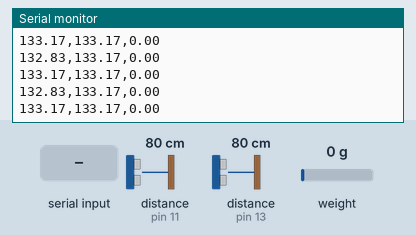
A sketch run on a simulated Arduino Uno, built with avr-gcc and run on an emulated ATmega328P. On the bench: the last lines printed to the serial monitor. Wiring (inferred from the names in the program): 2 × ultrasonic range finder: trigger pin 10, echo pin 11 / trigger pin 12, echo pin 13. Inputs (shaded band) come from the test bench; at power-on: distance to the obstacle (sensors on pin 11, pin 13) 80 cm, weight on the scale 0 g. The echo pulse lasts 58.3 µs per cm.

Above: at 2.4 s.
2.5 s: distance to the obstacle (sensor on pin 11) set to 120 cm
At 2.76 s:
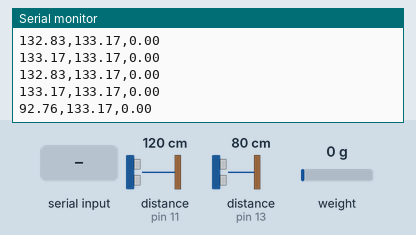
5.5 s: distance to the obstacle (sensor on pin 11) set to 4 cm
At 5.61 s:
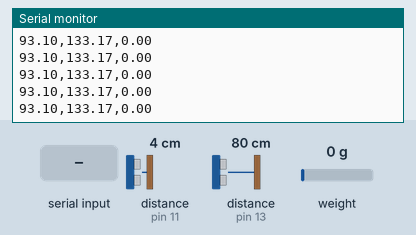
8.5 s: distance to the obstacle (sensor on pin 13) set to 2 cm
At 8.5 s:
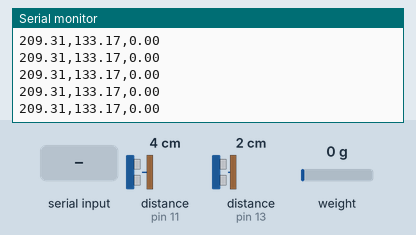
10.0 s: weight on the scale set to 100 g
At 10.04 s:
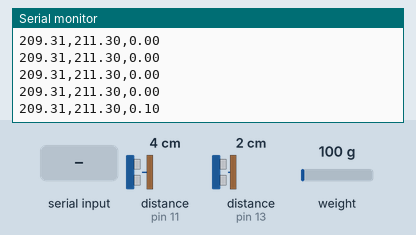
11.5 s: "t" received over Serial
At 12.68 s:
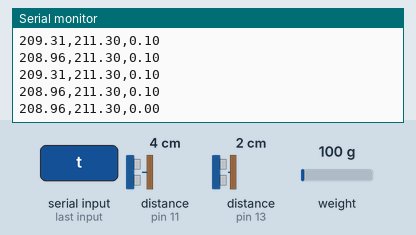
13.0 s: distance to the obstacle (sensor on pin 13) set to 4 cm
At 13.09 s:
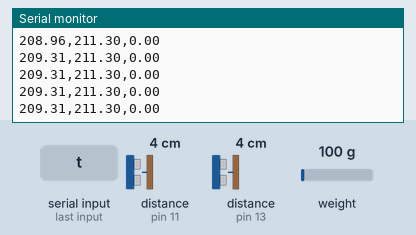
Timing chart, 0 to 15.5 s (numbered marks = the images above; inputs shaded):
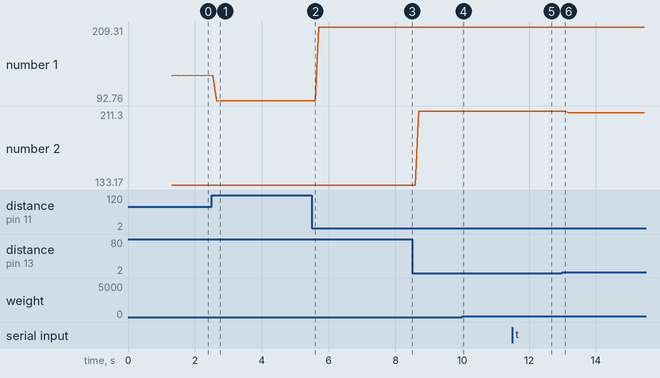

Measured:
- after the input at 2.5 s, the serial monitor: prints a new line after 0.15 s (image 1)
- after the input at 10.0 s, the serial monitor: prints a new line at once (image 4)
- after the input at 11.5 s, the serial monitor: prints a new line after 1.2 s (image 5)
- plotted number 1: 132.83 → 93.1 after the input at 2.5 s, 93.1 → 209.31 after the input at 5.5 s
- plotted number 2: 133.17 → 211.3 after the input at 8.5 s

The sketch:

kiosk_height_weight_usb_bluetooth.ino
```cpp
#include <HX711.h>
const int out = 2;
const int clck = 3;
const int trigPin = 10; const int echoPin = 11; float refDistance; long duration;
int resetPin = 8;
float sensing[15];
const int trigPin1 = 12; const int echoPin1 = 13;
HX711 scale(out, clck); byte i = '0';
float CalibrationFactor = -22070;  // Replace -12000 the calibration factor.
float cmdi1, cmdi2, cmdi0;

void setup()
{
  digitalWrite(resetPin, HIGH);
  delay(200);
  pinMode(resetPin, OUTPUT);
  Serial.begin(9600);
  pinMode(trigPin, OUTPUT);
  pinMode(echoPin, INPUT);
  pinMode(trigPin1, OUTPUT);
  pinMode(echoPin1, INPUT);
  Serial.println("reset");
  //Serial.println("Press 'T' or 't' to tare");
  scale.set_scale(CalibrationFactor);
  scale.tare();
}

void loop()
{
  if (Serial.available()) {
    i = Serial.read();
  }
  if (i == 't')
  {
    Serial.print("Weight: ");
    Serial.print(scale.get_units(), 3);
    Serial.println(" Kilogram");
    scale.tare();
    i = '0';
    delay(10);
    yield();
  }
  if (i == 'z')
  {
    delay(10);
    digitalWrite(resetPin, LOW);
    delay(10);
    Serial.println("mission_impossible");
  }
  if (i == '0') {
    float d1 = cmdistance1();
    float d2 = cmdistance2();
    float w = weight_measurement();
    //delay(10);

    //    for (int counter = 0; counter < 2;  counter++) {
    //      sensing[counter] = cmdi[counter];
    //    }
    Serial.println((String)d1 + ',' + (String)d2 + ',' + (String)w);

    //Serial.write('/n');
    yield();
  }
}

float cmdistance1() {
  digitalWrite(trigPin, LOW);
  delayMicroseconds(50);
  digitalWrite(trigPin, HIGH);
  delayMicroseconds(50);
  digitalWrite(trigPin, LOW);
  float d = pulseIn(echoPin, HIGH);
  float ref = ((d / 2) / 29.1);
  ref = 213 - ref;
  //Serial.print("height: ");
  //Serial.print(refDistance);
  //Serial.print(',');
  //Serial.print('/');
  return ref;
}

float cmdistance2() {
  digitalWrite(trigPin1, LOW);
  delayMicroseconds(50);
  digitalWrite(trigPin1, HIGH);
  delayMicroseconds(50);
  digitalWrite(trigPin1, LOW);
  float d1 = pulseIn(echoPin1, HIGH);
  float ref1 = ((d1 / 2) / 29.1);
  ref1 = 213 - ref1;
  //Serial.print("height: ");
  //Serial.print(refDistance);
  //Serial.print(',');
  //Serial.print('/');
  return ref1;
}
float weight_measurement() {
  //Serial.print("Weight: ");
  float weight = scale.get_units();
  //Serial.print(weight);
  //Serial.print('/');
  //  Serial.println('/n');
  //Serial.println(scale.get_units(), 3);
  //Serial.println(" Kilogram");
  if (Serial.available())
  {
    char var = Serial.read();
    if (var == 't')
    {
      scale.tare();
    }
    if (var == 'T')
    {
      scale.tare();
    }
  }
  return weight;
}
```
